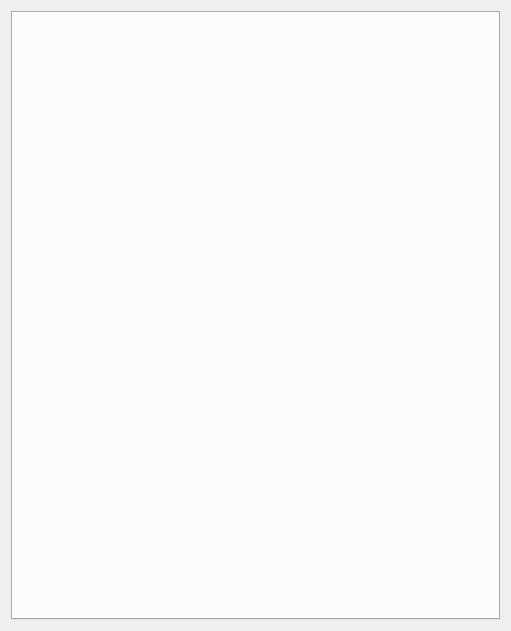
<?xml version="1.0" encoding="UTF-8"?>
<ui version="4.0">
 <class>Widget</class>
 <widget class="QWidget" name="Widget">
  <property name="geometry">
   <rect>
    <x>0</x>
    <y>0</y>
    <width>511</width>
    <height>631</height>
   </rect>
  </property>
  <property name="windowTitle">
   <string>Widget</string>
  </property>
  <layout class="QGridLayout" name="gridLayout">
   <item row="0" column="0">
    <layout class="QGridLayout" name="gridLayout_2">
     <item row="0" column="0">
      <widget class="QTabWidget" name="tabwid1">
       <property name="layoutDirection">
        <enum>Qt::LeftToRight</enum>
       </property>
       <property name="tabShape">
        <enum>QTabWidget::Rounded</enum>
       </property>
       <property name="currentIndex">
        <number>-1</number>
       </property>
      </widget>
     </item>
    </layout>
   </item>
  </layout>
 </widget>
 <layoutdefault spacing="6" margin="11"/>
 <resources/>
 <connections/>
</ui>
